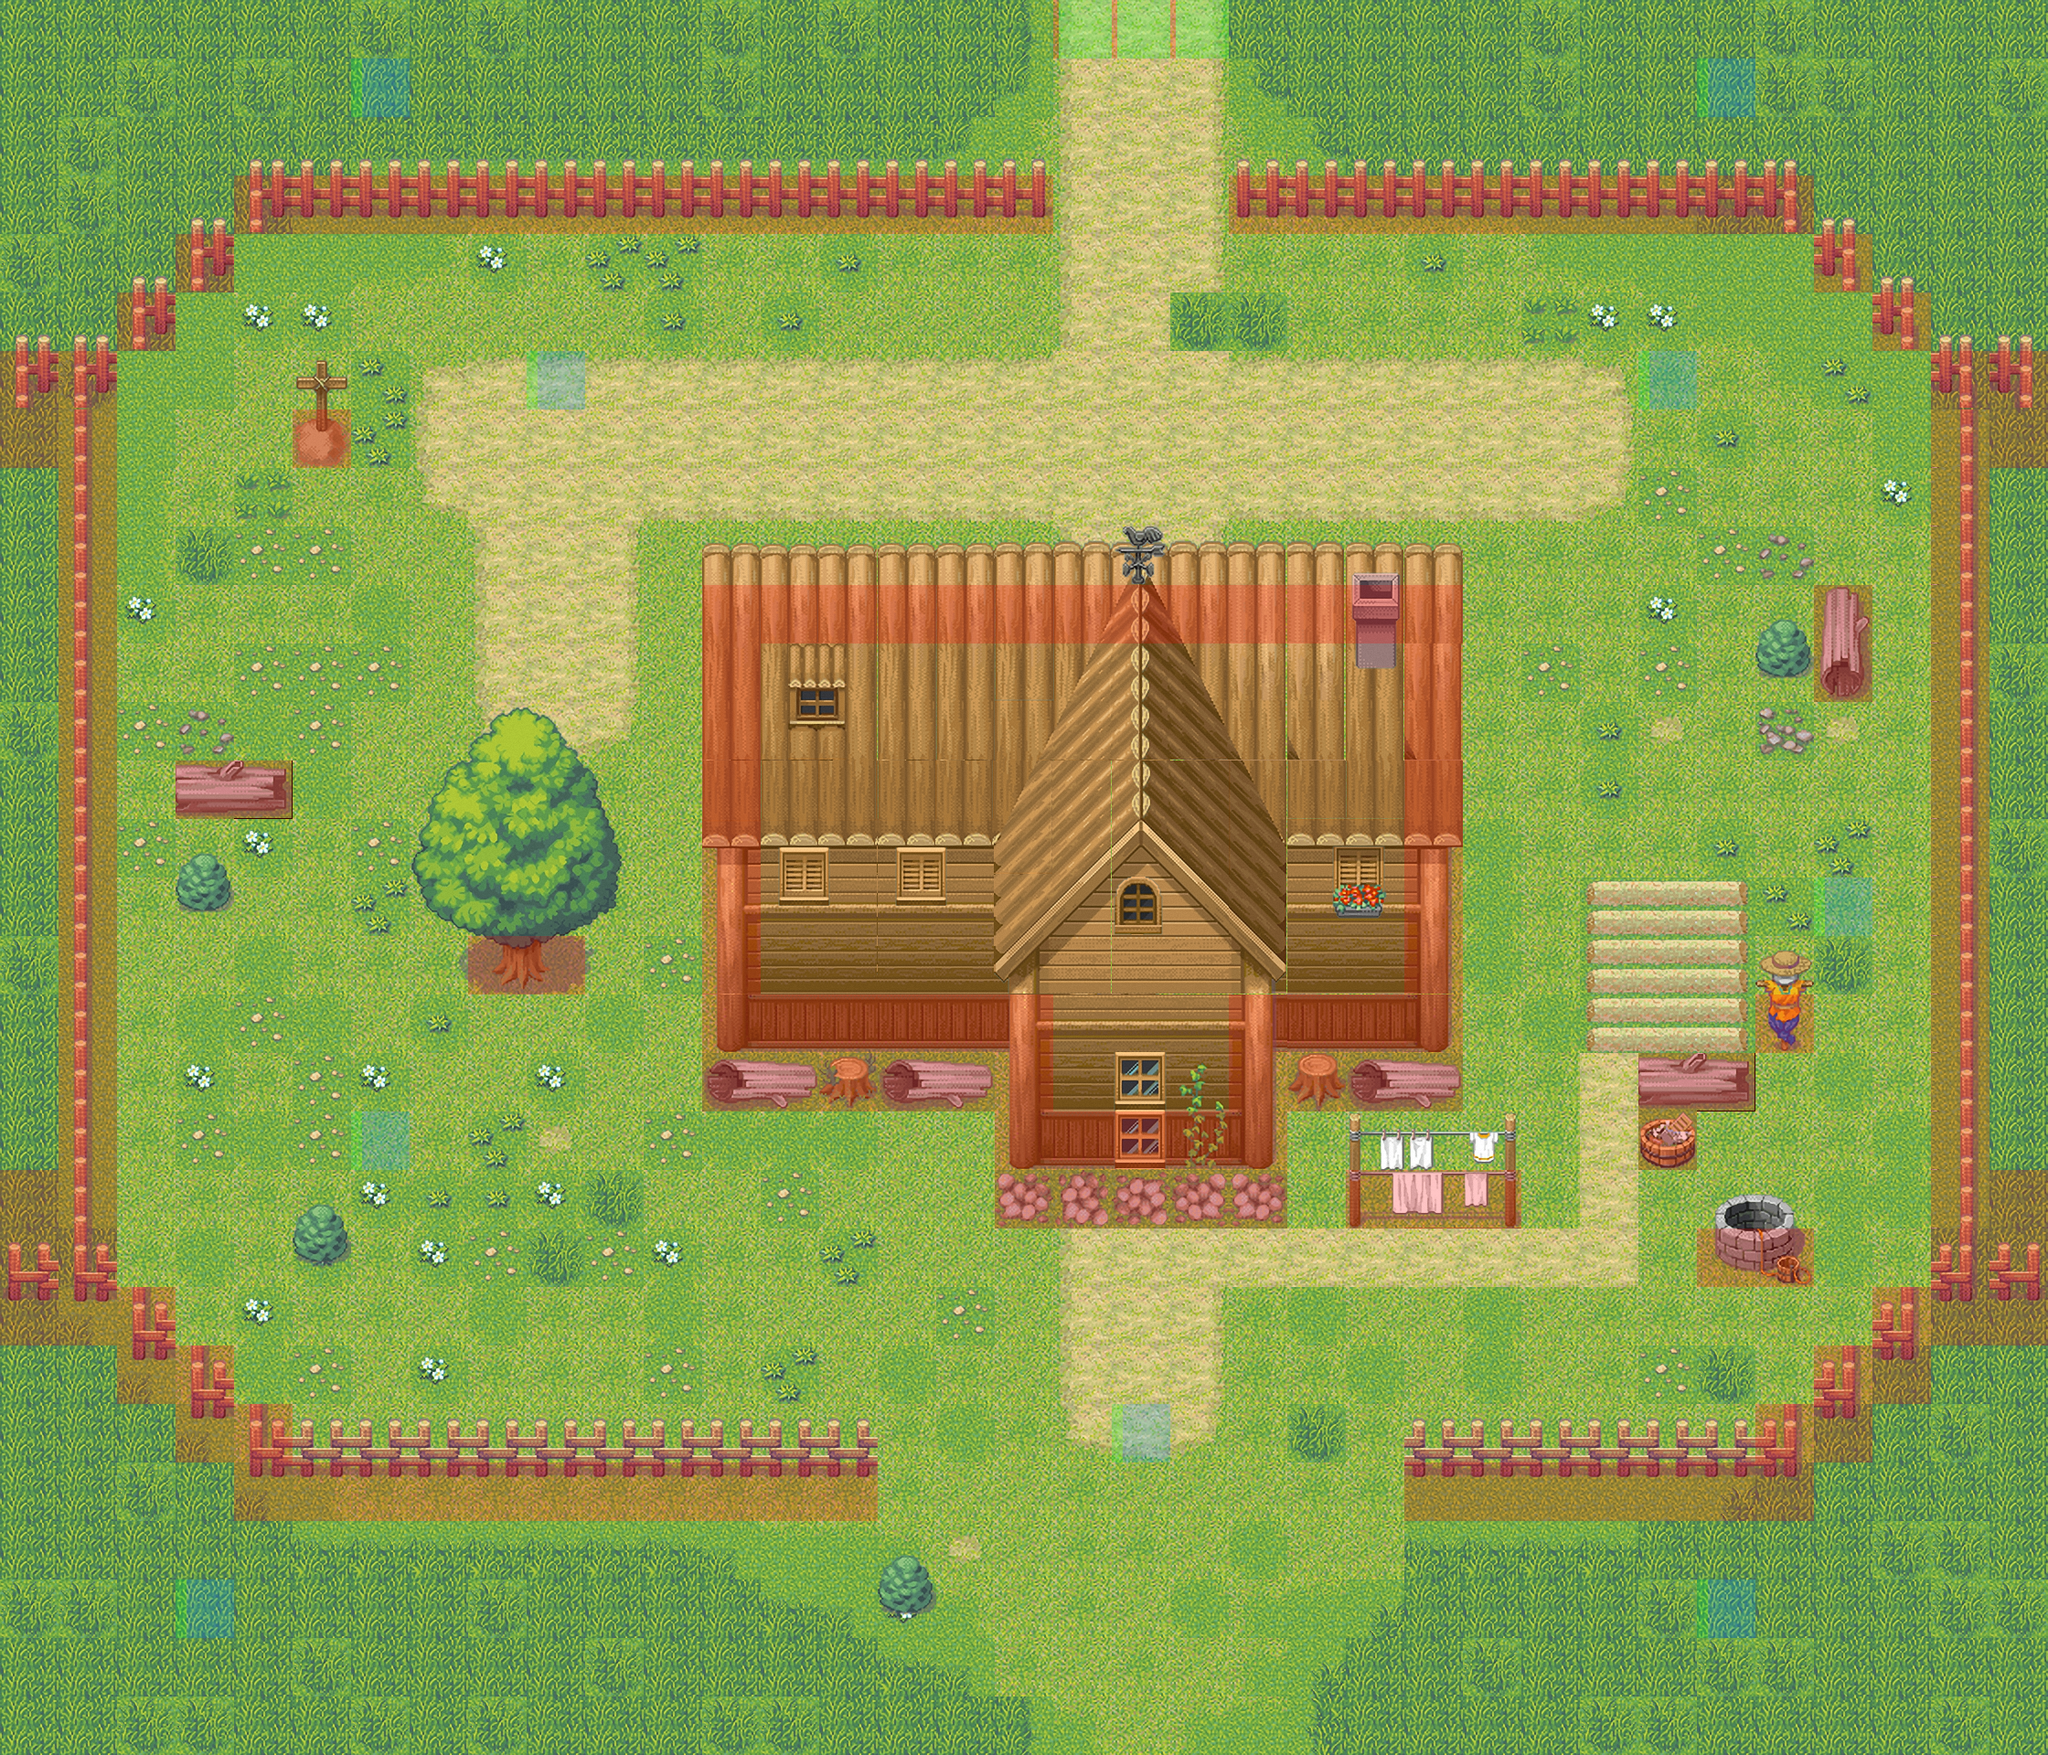

Rendered tile map (Tiled .tmx) drawn with the repository's tilesets; below, a short description and the map source with its tile grids summarised:
An orthogonal 35x30 tile map with 64x64 px tiles, 4 tile layers (background, foreground, tree, barrier), 4 tilesets and 8 objects (PlayerPoint, Mon3, Mon4, Mon1, Mon2, ...).

<map version="1.0" orientation="orthogonal" renderorder="right-down" width="35" height="30" tilewidth="64" tileheight="64" nextobjectid="21">
 <tileset firstgid="1" name="background01" tilewidth="64" tileheight="64" tilecount="64" columns="16">
  <image source="background01.png" width="1024" height="256" />
 </tileset>
 <tileset firstgid="65" name="foreground01" tilewidth="64" tileheight="128" tilecount="91" columns="13">
  <image source="foreground01.png" width="832" height="896" />
 </tileset>
 <tileset firstgid="156" name="tree" tilewidth="256" tileheight="320" tilecount="1" columns="1">
  <image source="tree.png" width="256" height="320" />
 </tileset>
 <tileset firstgid="157" name="meta_tiles" tilewidth="64" tileheight="64" tilecount="4" columns="4">
  <image source="meta_tiles.png" width="280" height="70" />
  <tile id="0">
   <properties>
    <property name="Collidable" value="true" />
   </properties>
  </tile>
  <tile id="1">
   <properties>
    <property name="changescene" value="3" />
    <property name="nextscenedir" value="down" />
   </properties>
  </tile>
  <tile id="2">
   <properties>
    <property name="patrolpoint" value="true" />
   </properties>
  </tile>
 </tileset>
 <layer name="background" width="35" height="30">
  <properties>
   <property name="cc_vertexz" value="-31" />
  </properties>
  <data>[1050 cells, 1050 non-empty, 55 distinct tile ids]</data>
 </layer>
 <layer name="foreground" width="35" height="30">
  <properties>
   <property name="cc_vertexz" value="automatic" />
  </properties>
  <data>[1050 cells, 139 non-empty, 68 distinct tile ids]</data>
 </layer>
 <layer name="tree" width="35" height="30">
  <properties>
   <property name="cc_vertexz" value="automatic" />
  </properties>
  <data>[1050 cells, 1 non-empty, 1 distinct tile ids]</data>
 </layer>
 <layer name="barrier" width="35" height="30" opacity="0.23">
  <data>[1050 cells, 183 non-empty, 3 distinct tile ids]</data>
 </layer>
 <objectgroup name="objects">
  <object id="1" name="PlayerPoint" x="1088" y="1342" width="66" height="64" />
  <object id="3" name="Mon3" x="705.333" y="384" width="61.3333" height="62.6667" />
  <object id="4" name="Mon4" x="384" y="1792" width="66" height="66" />
  <object id="5" name="Mon1" x="448" y="60" width="68" height="64" />
  <object id="6" name="Mon2" x="1088" y="388" width="64" height="60" />
  <object id="7" name="Mon5" x="1216" y="1792" width="64" height="68" />
  <object id="10" name="Mon6" x="1793.33" y="1729.33" width="61.3333" height="62.6667" />
  <object id="20" name="playerpointup" x="1218" y="63" width="64" height="63" />
 </objectgroup>
</map>
